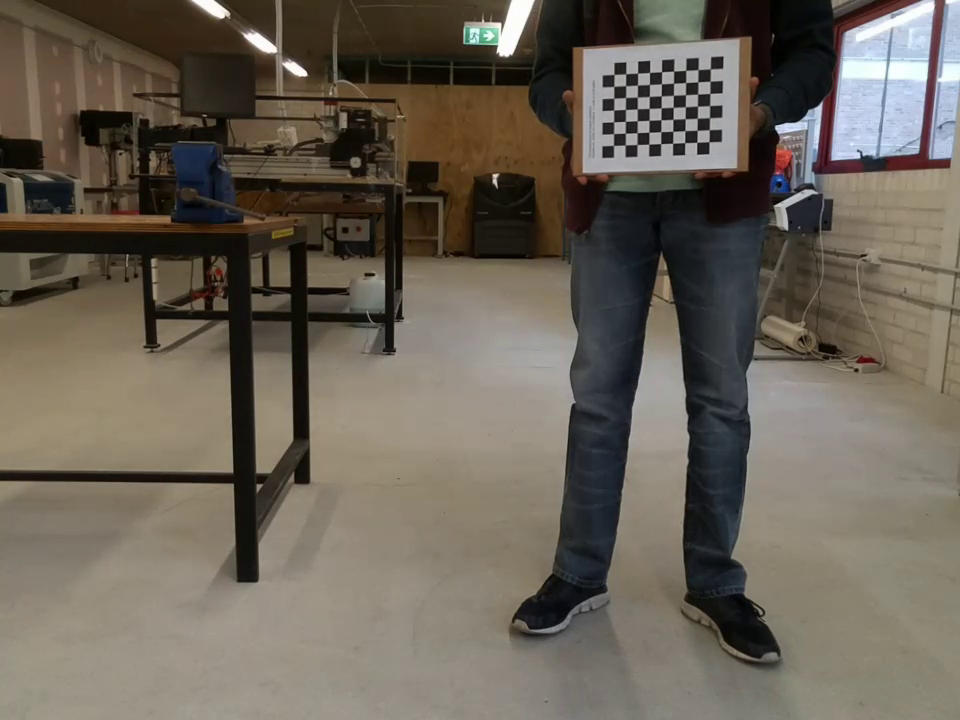
#> input picture Images/calibration/screenshotFrame1.png, 960 x 720 px; its folder holds 4 pictures in this run
$ python calibration.py
#> lines starting #> are read from the running program, lines starting #| are printed output that depends on the picture; after the words box and inside, x2 and y2 are one past the last pixel; in counts of white or black regions, pixels touching at a corner belong together
### config.py
# This module was created to share information across files.
import numpy as np
import logging
import cv2 as cv

# Gate's width and height in cm
GATE_WIDTH = 50
GATE_HEIGHT = 50

# Down scaled resolution from (960, 720)
RESOLUTION = (480, 360)

# Body coordinates of gate assuming y right, z down
GATE_COORDS = np.array([[0, -GATE_WIDTH/2, -GATE_HEIGHT/2],	# top-left
						[0, -GATE_WIDTH/2, GATE_HEIGHT/2],	# bottom-left
						[0, GATE_WIDTH/2, GATE_HEIGHT/2],	# bottom-right
						[0, GATE_WIDTH/2, -GATE_HEIGHT/2]])	# top-right

# Load the camera matrix and distortion coefficients from the .txt file
f = open('Images/calibration/calibration_results.txt','r')
#> (reads Images/calibration/calibration_results.txt from the repository)
CAMERA_MATRIX = np.loadtxt(f, max_rows=3)	# read first 3 rows
DISTORTION = np.loadtxt(f)	# file has reached 3rd line, no need to skip lines
f.close()

# Reshape array from 1D (5) to 2D (1,5). This shape is the same as returned
# from the calibration. Note the -1 in the tuple allows whatever length needed.
DISTORTION.shape = (1, -1)

# Data logger
# Sets up the logger file, write to file, debug level, only include message
logging.basicConfig(filename='Outputs/data_log.txt', filemode='w+',
	level=logging.INFO, format='%(message)s')

data_log = dict.fromkeys(["time (1)", "x_true (cm) (2)", "y_true (cm) (3)",
	"z_true (cm) (4)", "q0_true (5)", "q1_true (6)", "q2_true (7)", "q3_true (8)",
	"x_est (cm) (9)",
	"y_est (cm) (10)", "z_est (cm) (11)", "phi_est (rad) (12)", "theta_est (rad) (13)",
	"psi_est (rad) (14)", "mode (15)", "distance (cm) (16)", "PID_edot_lr (17)",
	"PID_edot_fb (18)",
	"PID_edot_ud (19)", "PID_edot_yaw (20)", "PID_cmd_lr (21)", "PID_cmd_fb (22)",
	"PID_cmd_ud (23)", "PID_cmd_yaw (24)","x_true_gate (25)","y_true_gate (26)",
	"z_true_gate (27)"])
for current_key in data_log:
	data_log[current_key] = "NaN"	# Set default value to NaN so MATLAB can read

# Create the header in the file
header_string = "#" + ', '.join(list(data_log.keys()))
logging.info('%s', header_string)

# The H264 codec is automatically changed to AVC1, results in small file size
fourcc = cv.VideoWriter_fourcc('H','2','6','4')
video_fps = 30	# Tello's FPS is 30
video_out = cv.VideoWriter('Outputs/video.mp4', fourcc, video_fps, RESOLUTION)

### Images/calibration/calibration.py
import numpy as np
import cv2 as cv
import glob

import config

# NOTE: THIS CALIBRATION HAS BEEN CONDUCTED WITH A RESOLUTION OF (960, 720),
# BUT THE CAMERA MATRIX WAS SCALED DOWN FOR (480, 360) IMAGES.
scale_factor = config.RESOLUTION[0] / 960   # 0.5 scale factor

# termination criteria
criteria = (cv.TERM_CRITERIA_EPS + cv.TERM_CRITERIA_MAX_ITER, 30, 0.001)

# prepare object points, like (0,0,0), (1,0,0), (2,0,0) ....,(6,5,0)
objp = np.zeros((9*7,3), np.float32)
objp[:,:2] = np.mgrid[0:7,0:9].T.reshape(-1,2)
objp *= 2	# 2 cm square size

# Arrays to store object points and image points from all the images.
objpoints = [] # 3d point in real world space
imgpoints = [] # 2d points in image plane.

images = glob.glob('*.png')

for fname in images:
    print(fname)
    img = cv.imread(fname)
#> img is the input picture: shape (720, 960, 3); mean B, G, R 87.8, 99, 106.6
    # img = cv.resize(img, down_resolution, interpolation=cv.INTER_NEAREST)
    gray = cv.cvtColor(img, cv.COLOR_BGR2GRAY)
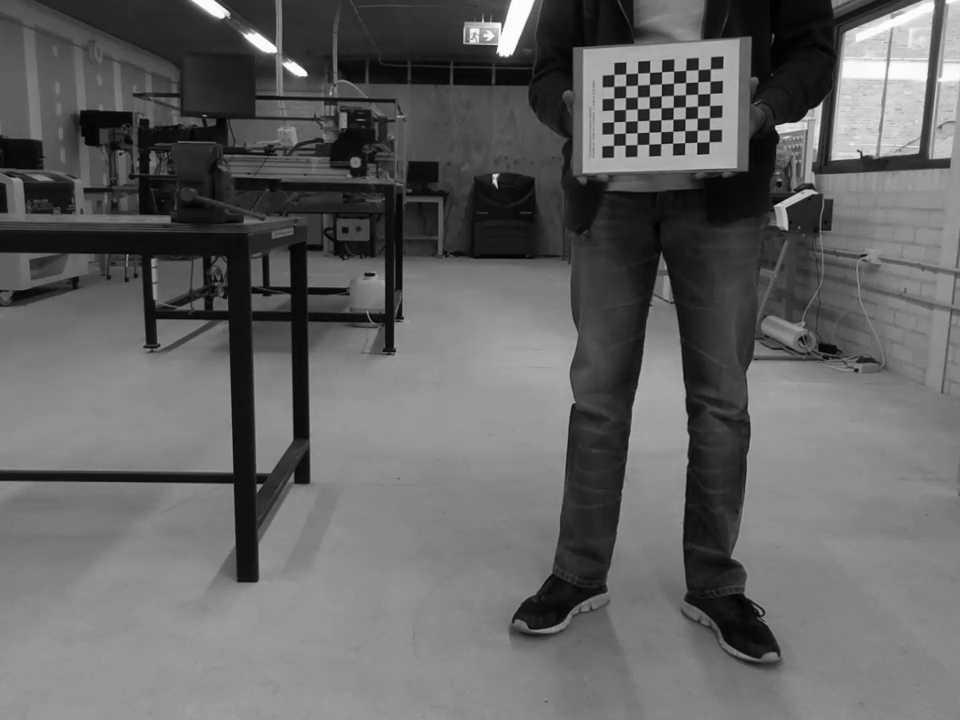
#> gray: shape (720, 960); min 0, max 255, mean 99.9

    # Find the chess board corners
    ret, corners = cv.findChessboardCorners(gray, (7,9), None)
#> ret = True; corners = 63 rows, first 8: [710.3, 68.97], [710, 81.31], [709.8, 93.49], [709.6, 105.6], [709.5, 117.7], [709.2, 129.7], [708.9, 141.7], [698, 69.63]

    # If found, add object points, image points (after refining them)
    if ret:
        objpoints.append(objp)

        corners2 = cv.cornerSubPix(gray,corners, (11,11), (-1,-1), criteria)
#> corners2 = 63 rows, first 8: [703.9, 76.32], [703.5, 87.29], [703.5, 99.37], [703, 111.8], [702.8, 124.5], [702.6, 136.6], [702.6, 136.6], [691.8, 77.03]
        imgpoints.append(corners)

        # Draw and display the corners
        cv.drawChessboardCorners(img, (7,9), corners2, ret)
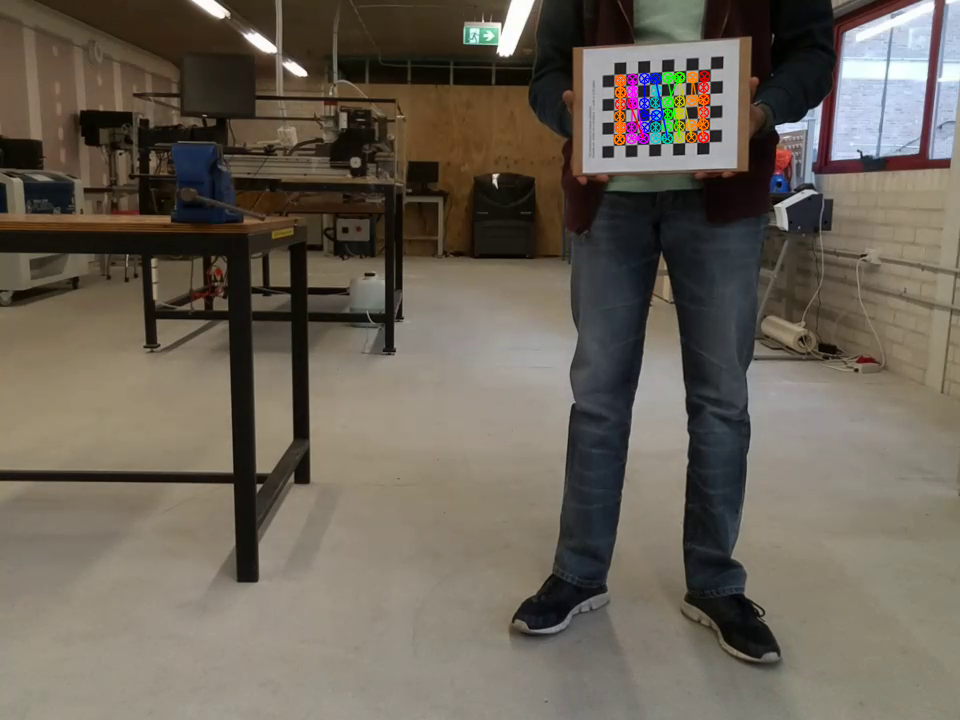
#> img: shape (720, 960, 3); 0.78% of pixels changed, all inside (x1, y1, x2, y2) = (613, 70, 711, 146)
        cv.imshow('img', img)
        cv.waitKey(500)
#> pass 2 of the loop `for fname in images:`:
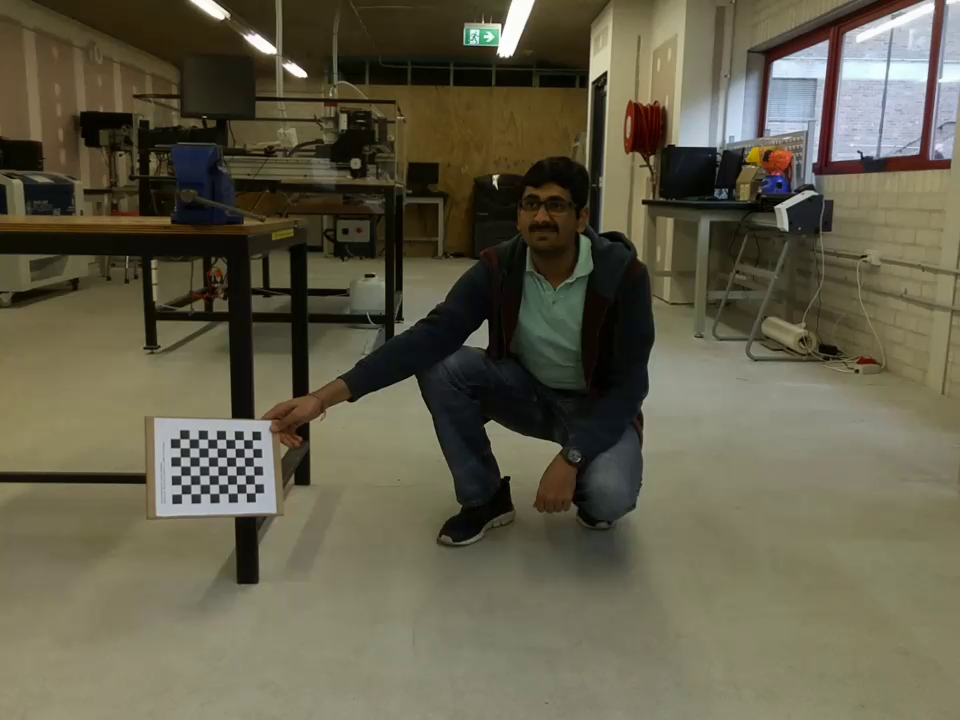
#> input picture Images/calibration/screenshotFrame10.png, 960 x 720 px
#> img is the input picture: shape (720, 960, 3); mean B, G, R 74.3, 94.1, 98.4
#> `gray = cv.cvtColor(img, cv.COLOR_BGR2GRAY)`:
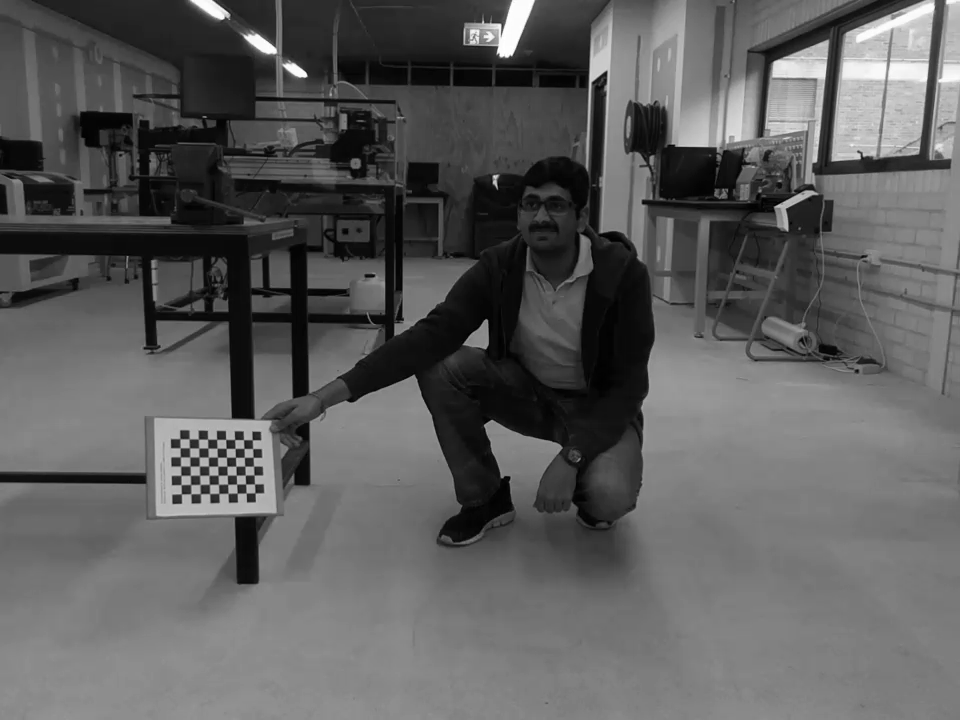
#> gray: shape (720, 960); min 0, max 255, mean 93.1
#> corners = 63 rows, first 8: [181.4, 493.8], [181.1, 484.6], [181, 475.3], [180.6, 466], [180.4, 456.9], [180.1, 447.8], [180, 438.6], [190.7, 493.7]
#> corners2 = 63 rows, first 8: [185.6, 489.4], [185.7, 485.1], [185.6, 475.4], [185.2, 466.2], [184.7, 456.5], [184.5, 447.6], [184.4, 443.4], [185.6, 489.4]
#> `cv.drawChessboardCorners(img, (7,9), corners2, ret)`:
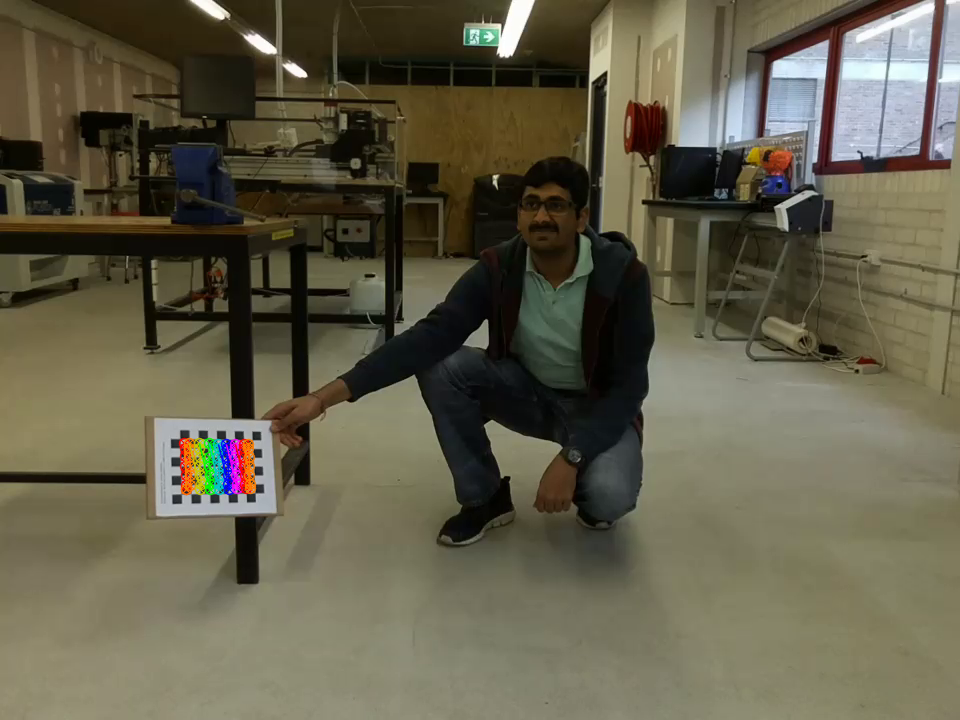
#> img: shape (720, 960, 3); 0.6% of pixels changed, all inside (x1, y1, x2, y2) = (178, 437, 257, 496)
#> pass 3 of the loop `for fname in images:`:
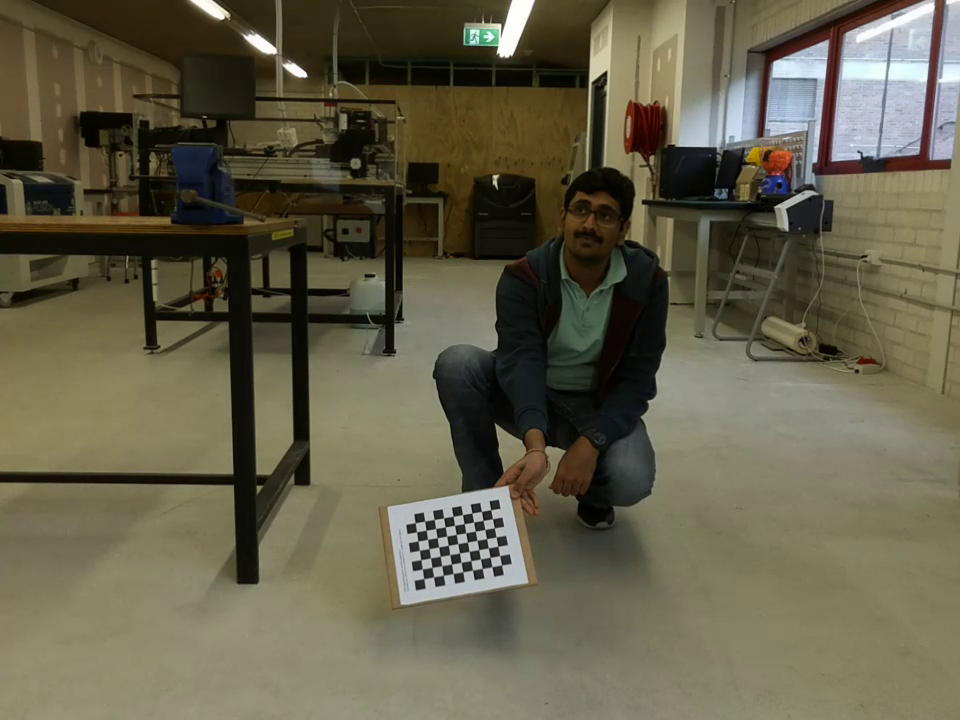
#> input picture Images/calibration/screenshotFrame11.png, 960 x 720 px
#> img is the input picture: shape (720, 960, 3); mean B, G, R 74.2, 95.3, 99.8
#> `gray = cv.cvtColor(img, cv.COLOR_BGR2GRAY)`:
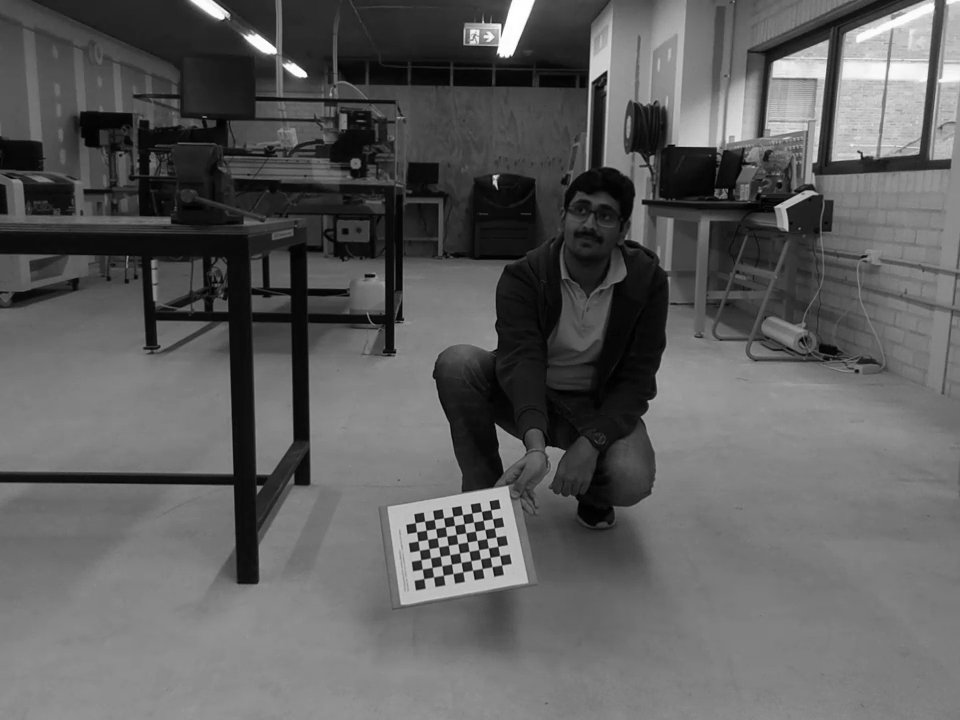
#> gray: shape (720, 960); min 0, max 255, mean 94.2
#> corners = 63 rows, first 8: [490.8, 509.7], [492.5, 518.8], [494.3, 527.8], [496.1, 536.9], [497.9, 546.3], [499.7, 555.6], [501.6, 565], [481.4, 511.4]
#> corners2 = 63 rows, first 8: [486.8, 514.9], [486.8, 514.9], [488.5, 523.8], [490.4, 533.2], [492.4, 544.7], [494.1, 551.7], [495.6, 560.9], [486.8, 514.9]
#> `cv.drawChessboardCorners(img, (7,9), corners2, ret)`:
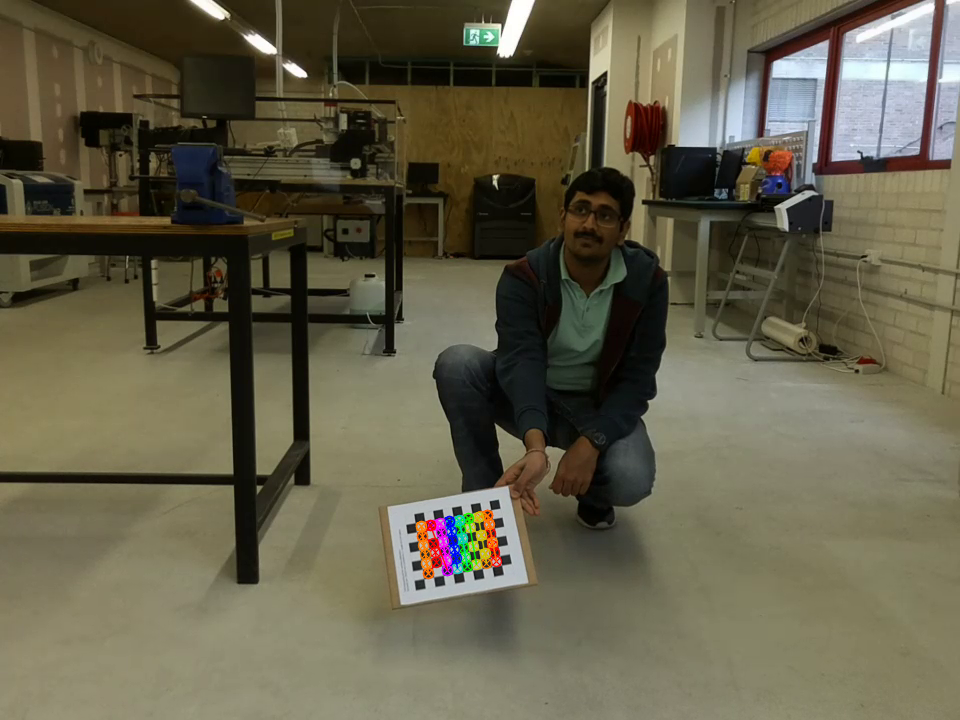
#> img: shape (720, 960, 3); 0.61% of pixels changed, all inside (x1, y1, x2, y2) = (415, 509, 503, 580)
#> the loop made 4 passes; the first 3 are shown

cv.destroyAllWindows()

ret, mtx, dist, rvecs, tvecs = cv.calibrateCamera(objpoints, imgpoints,
                                gray.shape[::-1], None, None)#, flags=cv.CALIB_ZERO_TANGENT_DIST)
print('Camera matrix: \n', mtx)
print('Distortion matrix: \n', dist)

# img = cv.imread('screenshotFrame4.png')
# h,  w = img.shape[:2]
# newcameramtx, roi = cv.getOptimalNewCameraMatrix(mtx, dist, (w,h), 1, (w,h))

# Scale the camera matrix down to the resolution of the image that the image
# processing is going to be conducted on. Distortion coefficients are unaffected.
mtx = mtx * scale_factor
mtx[2, 2] = mtx[2, 2] / scale_factor    # should be back to 1
print(mtx)

# undistort
for fname in images:
    img = cv.imread(fname)
#> (the run stopped early here; a loop or call above may not have finished)
